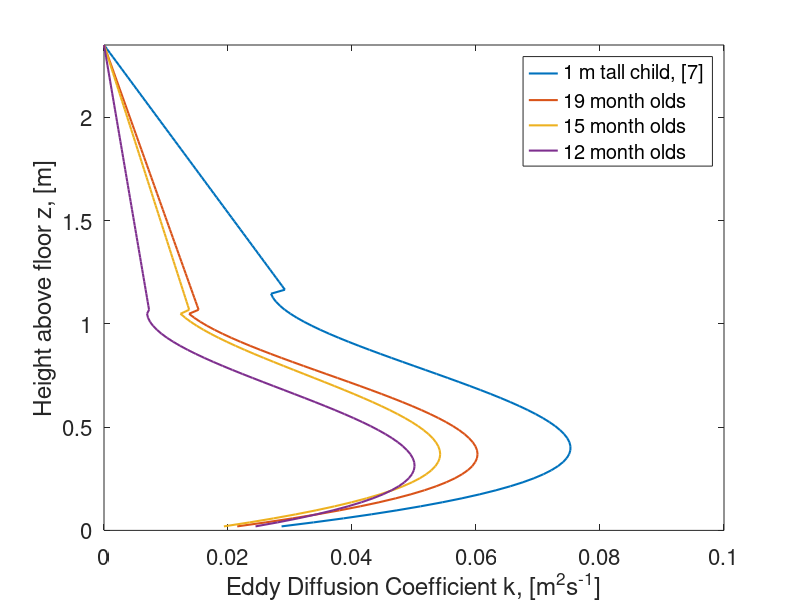

The MATLAB script that drew this image:
imax=122;
niter=10000; %needs to be 10000 or greater
psn=1;
CFL=0.1;
L=2.35;
%k=99.9;
%res=99.9;
%C=99.9;

d= 1.27;
g= 9.81;
pden= 2.68E+03;

vis= 1.85E-05;

delx=L/(imax-1);
for i=2:imax
h(i)=(i-1)*delx;
end 


for i=2:60
 %   k(i)=0.15;
      %k(i)= 0.0048*(h(i)^3.0)-0.0231*(h(i)^2.0)+0.029*h(i) +0.055; %thermal plume
k(i)= 0.2101*(h(i)^3.0)-0.4951*(h(i)^2.0)+0.2948*h(i) +0.0231;
%k(i)= (0.0462*(h(i)^3.0)-0.2314*(h(i)^2.0)+0.3107*h(i)+0.0615);
end
for i=61:imax
 %   k(i)=0.15;
      %k(i)= 0.0048*(h(i)^3.0)-0.0231*(h(i)^2.0)+0.029*h(i) +0.055; %thermal plume
k(i)= (2.35-h(i))/40.6;
%k(i)= (0.0462*(h(i)^3.0)-0.2314*(h(i)^2.0)+0.3107*h(i)+0.0615);
end

for (i=2:55)
 %   k(i)=0.15;
      %k(i)= 0.0048*(h(i)^3.0)-0.0231*(h(i)^2.0)+0.029*h(i) +0.055; %thermal plume
k1(i)= 0.2101*((h(i)+0.03)^3.0)-0.4951*((h(i)+0.03)^2.0)+0.2948*(h(i)+0.03) +0.0231-0.015;
%k(i)= (0.0462*(h(i)^3.0)-0.2314*(h(i)^2.0)+0.3107*h(i)+0.0615);
end

for i=56:imax
 %   k(i)=0.15;
      %k(i)= 0.0048*(h(i)^3.0)-0.0231*(h(i)^2.0)+0.029*h(i) +0.055; %thermal plume
k1(i)= (2.35-h(i))/84;
%k(i)= (0.0462*(h(i)^3.0)-0.2314*(h(i)^2.0)+0.3107*h(i)+0.0615);
end

for (i=2:55)
 %   k(i)=0.15;
      %k(i)= 0.0048*(h(i)^3.0)-0.0231*(h(i)^2.0)+0.029*h(i) +0.055; %thermal plume
k3(i)= 0.2101*((h(i)+0.1)^3.0)-0.4951*((h(i)+0.1)^2.0)+0.3018*(h(i)+0.1) +0.0231-0.028;
%k(i)= (0.0462*(h(i)^3.0)-0.2314*(h(i)^2.0)+0.3107*h(i)+0.0615);
end

for i=56:imax
 %   k(i)=0.15;
      %k(i)= 0.0048*(h(i)^3.0)-0.0231*(h(i)^2.0)+0.029*h(i) +0.055; %thermal plume
k3(i)= (2.35-h(i))/176.42;
%k(i)= (0.0462*(h(i)^3.0)-0.2314*(h(i)^2.0)+0.3107*h(i)+0.0615);
end
for (i=2:55)
k2=0.9*k1;
end
for i=56:imax
 %   k(i)=0.15;
      %k(i)= 0.0048*(h(i)^3.0)-0.0231*(h(i)^2.0)+0.029*h(i) +0.055; %thermal plume
k2(i)= (2.35-h(i))/93.29;
%k(i)= (0.0462*(h(i)^3.0)-0.2314*(h(i)^2.0)+0.3107*h(i)+0.0615);
end


figure,
%plot(k(2:end),h(2:end),0.75*k1(2:end),h(2:end))
a=plot(k(2:end),h(2:end),k1(2:end),h(2:end),k2(2:end),h(2:end),k3(2:end),h(2:end))
%plot(k(2:end),h(2:end),0.76*k1(2:end),h(2:end),0.73*k1(2:end),h(2:end),0.68*k3(2:end),h(2:end))
xlim([0 0.1])
ylim([0 2.35])

xlabel('Eddy Diffusion Coefficient k, [m{^2}s{^{-1}}]','FontSize', 16) 
ylabel('Height above floor z, [m]','FontSize', 16) 
set(gca,'FontSize',16)
set(a,'linewidth',1.5)
legend('1 m tall child, [7]','19 month olds', '15 month olds', '12 month olds')
print(gcf,'C:\Users\neerj\OneDrive\Desktop\eddy.png','-dpng','-r1200');



